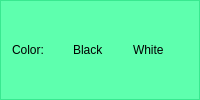
      <widget class="QFrame" name="frame_3">
       <property name="palette">
        <palette>
         <active>
          <colorrole role="WindowText">
           <brush brushstyle="SolidPattern">
            <color alpha="255">
             <red>0</red>
             <green>0</green>
             <blue>0</blue>
            </color>
           </brush>
          </colorrole>
          <colorrole role="Button">
           <brush brushstyle="SolidPattern">
            <color alpha="100">
             <red>0</red>
             <green>255</green>
             <blue>127</blue>
            </color>
           </brush>
          </colorrole>
          <colorrole role="Light">
           <brush brushstyle="SolidPattern">
            <color alpha="100">
             <red>127</red>
             <green>255</green>
             <blue>191</blue>
            </color>
           </brush>
          </colorrole>
          <colorrole role="Midlight">
           <brush brushstyle="SolidPattern">
            <color alpha="100">
             <red>63</red>
             <green>255</green>
             <blue>159</blue>
            </color>
           </brush>
          </colorrole>
          <colorrole role="Dark">
           <brush brushstyle="SolidPattern">
            <color alpha="100">
             <red>0</red>
             <green>127</green>
             <blue>63</blue>
            </color>
           </brush>
          </colorrole>
          <colorrole role="Mid">
           <brush brushstyle="SolidPattern">
            <color alpha="100">
             <red>0</red>
             <green>170</green>
             <blue>84</blue>
            </color>
           </brush>
          </colorrole>
          <colorrole role="Text">
           <brush brushstyle="SolidPattern">
            <color alpha="255">
             <red>0</red>
             <green>0</green>
             <blue>0</blue>
            </color>
           </brush>
          </colorrole>
          <colorrole role="BrightText">
           <brush brushstyle="SolidPattern">
            <color alpha="255">
             <red>255</red>
             <green>255</green>
             <blue>255</blue>
            </color>
           </brush>
          </colorrole>
          <colorrole role="ButtonText">
           <brush brushstyle="SolidPattern">
            <color alpha="255">
             <red>0</red>
             <green>0</green>
             <blue>0</blue>
            </color>
           </brush>
          </colorrole>
          <colorrole role="Base">
           <brush brushstyle="SolidPattern">
            <color alpha="255">
             <red>255</red>
             <green>255</green>
             <blue>255</blue>
            </color>
           </brush>
          </colorrole>
          <colorrole role="Window">
           <brush brushstyle="SolidPattern">
            <color alpha="100">
             <red>0</red>
             <green>255</green>
             <blue>127</blue>
            </color>
           </brush>
          </colorrole>
          <colorrole role="Shadow">
           <brush brushstyle="SolidPattern">
            <color alpha="255">
             <red>0</red>
             <green>0</green>
             <blue>0</blue>
            </color>
           </brush>
          </colorrole>
          <colorrole role="AlternateBase">
           <brush brushstyle="SolidPattern">
            <color alpha="177">
             <red>127</red>
             <green>255</green>
             <blue>191</blue>
            </color>
           </brush>
          </colorrole>
          <colorrole role="ToolTipBase">
           <brush brushstyle="SolidPattern">
            <color alpha="255">
             <red>255</red>
             <green>255</green>
             <blue>220</blue>
            </color>
           </brush>
          </colorrole>
          <colorrole role="ToolTipText">
           <brush brushstyle="SolidPattern">
            <color alpha="255">
             <red>0</red>
             <green>0</green>
             <blue>0</blue>
            </color>
           </brush>
          </colorrole>
          <colorrole role="PlaceholderText">
           <brush brushstyle="SolidPattern">
            <color alpha="128">
             <red>0</red>
             <green>0</green>
             <blue>0</blue>
            </color>
           </brush>
          </colorrole>
         </active>
         <inactive>
          <colorrole role="WindowText">
           <brush brushstyle="SolidPattern">
            <color alpha="255">
             <red>0</red>
             <green>0</green>
             <blue>0</blue>
            </color>
           </brush>
          </colorrole>
          <colorrole role="Button">
           <brush brushstyle="SolidPattern">
            <color alpha="100">
             <red>0</red>
             <green>255</green>
             <blue>127</blue>
            </color>
           </brush>
          </colorrole>
          <colorrole role="Light">
           <brush brushstyle="SolidPattern">
            <color alpha="100">
             <red>127</red>
             <green>255</green>
             <blue>191</blue>
            </color>
           </brush>
          </colorrole>
          <colorrole role="Midlight">
           <brush brushstyle="SolidPattern">
            <color alpha="100">
             <red>63</red>
             <green>255</green>
             <blue>159</blue>
            </color>
           </brush>
          </colorrole>
          <colorrole role="Dark">
           <brush brushstyle="SolidPattern">
            <color alpha="100">
             <red>0</red>
             <green>127</green>
             <blue>63</blue>
            </color>
           </brush>
          </colorrole>
          <colorrole role="Mid">
           <brush brushstyle="SolidPattern">
            <color alpha="100">
             <red>0</red>
             <green>170</green>
             <blue>84</blue>
            </color>
           </brush>
          </colorrole>
          <colorrole role="Text">
           <brush brushstyle="SolidPattern">
            <color alpha="255">
             <red>0</red>
             <green>0</green>
             <blue>0</blue>
            </color>
           </brush>
          </colorrole>
          <colorrole role="BrightText">
           <brush brushstyle="SolidPattern">
            <color alpha="255">
             <red>255</red>
             <green>255</green>
             <blue>255</blue>
            </color>
           </brush>
          </colorrole>
          <colorrole role="ButtonText">
           <brush brushstyle="SolidPattern">
            <color alpha="255">
             <red>0</red>
             <green>0</green>
             <blue>0</blue>
            </color>
           </brush>
          </colorrole>
          <colorrole role="Base">
           <brush brushstyle="SolidPattern">
            <color alpha="255">
             <red>255</red>
             <green>255</green>
             <blue>255</blue>
            </color>
           </brush>
          </colorrole>
          <colorrole role="Window">
           <brush brushstyle="SolidPattern">
            <color alpha="100">
             <red>0</red>
             <green>255</green>
             <blue>127</blue>
            </color>
           </brush>
          </colorrole>
          <colorrole role="Shadow">
           <brush brushstyle="SolidPattern">
            <color alpha="255">
             <red>0</red>
             <green>0</green>
             <blue>0</blue>
            </color>
           </brush>
          </colorrole>
          <colorrole role="AlternateBase">
           <brush brushstyle="SolidPattern">
            <color alpha="177">
             <red>127</red>
             <green>255</green>
             <blue>191</blue>
            </color>
           </brush>
          </colorrole>
          <colorrole role="ToolTipBase">
           <brush brushstyle="SolidPattern">
            <color alpha="255">
             <red>255</red>
             <green>255</green>
             <blue>220</blue>
            </color>
           </brush>
          </colorrole>
          <colorrole role="ToolTipText">
           <brush brushstyle="SolidPattern">
            <color alpha="255">
             <red>0</red>
             <green>0</green>
             <blue>0</blue>
            </color>
           </brush>
          </colorrole>
          <colorrole role="PlaceholderText">
           <brush brushstyle="SolidPattern">
            <color alpha="128">
             <red>0</red>
             <green>0</green>
             <blue>0</blue>
            </color>
           </brush>
          </colorrole>
         </inactive>
         <disabled>
          <colorrole role="WindowText">
           <brush brushstyle="SolidPattern">
            <color alpha="100">
             <red>0</red>
             <green>127</green>
             <blue>63</blue>
            </color>
           </brush>
          </colorrole>
          <colorrole role="Button">
           <brush brushstyle="SolidPattern">
            <color alpha="100">
             <red>0</red>
             <green>255</green>
             <blue>127</blue>
            </color>
           </brush>
          </colorrole>
          <colorrole role="Light">
           <brush brushstyle="SolidPattern">
            <color alpha="100">
             <red>127</red>
             <green>255</green>
             <blue>191</blue>
            </color>
           </brush>
          </colorrole>
          <colorrole role="Midlight">
           <brush brushstyle="SolidPattern">
            <color alpha="100">
             <red>63</red>
             <green>255</green>
             <blue>159</blue>
            </color>
           </brush>
          </colorrole>
          <colorrole role="Dark">
           <brush brushstyle="SolidPattern">
            <color alpha="100">
             <red>0</red>
             <green>127</green>
             <blue>63</blue>
            </color>
           </brush>
          </colorrole>
          <colorrole role="Mid">
           <brush brushstyle="SolidPattern">
            <color alpha="100">
             <red>0</red>
             <green>170</green>
             <blue>84</blue>
            </color>
           </brush>
          </colorrole>
          <colorrole role="Text">
           <brush brushstyle="SolidPattern">
            <color alpha="100">
             <red>0</red>
             <green>127</green>
             <blue>63</blue>
            </color>
           </brush>
          </colorrole>
          <colorrole role="BrightText">
           <brush brushstyle="SolidPattern">
            <color alpha="255">
             <red>255</red>
             <green>255</green>
             <blue>255</blue>
            </color>
           </brush>
          </colorrole>
          <colorrole role="ButtonText">
           <brush brushstyle="SolidPattern">
            <color alpha="100">
             <red>0</red>
             <green>127</green>
             <blue>63</blue>
            </color>
           </brush>
          </colorrole>
          <colorrole role="Base">
           <brush brushstyle="SolidPattern">
            <color alpha="100">
             <red>0</red>
             <green>255</green>
             <blue>127</blue>
            </color>
           </brush>
          </colorrole>
          <colorrole role="Window">
           <brush brushstyle="SolidPattern">
            <color alpha="100">
             <red>0</red>
             <green>255</green>
             <blue>127</blue>
            </color>
           </brush>
          </colorrole>
          <colorrole role="Shadow">
           <brush brushstyle="SolidPattern">
            <color alpha="255">
             <red>0</red>
             <green>0</green>
             <blue>0</blue>
            </color>
           </brush>
          </colorrole>
          <colorrole role="AlternateBase">
           <brush brushstyle="SolidPattern">
            <color alpha="100">
             <red>0</red>
             <green>255</green>
             <blue>127</blue>
            </color>
           </brush>
          </colorrole>
          <colorrole role="ToolTipBase">
           <brush brushstyle="SolidPattern">
            <color alpha="255">
             <red>255</red>
             <green>255</green>
             <blue>220</blue>
            </color>
           </brush>
          </colorrole>
          <colorrole role="ToolTipText">
           <brush brushstyle="SolidPattern">
            <color alpha="255">
             <red>0</red>
             <green>0</green>
             <blue>0</blue>
            </color>
           </brush>
          </colorrole>
          <colorrole role="PlaceholderText">
           <brush brushstyle="SolidPattern">
            <color alpha="128">
             <red>0</red>
             <green>0</green>
             <blue>0</blue>
            </color>
           </brush>
          </colorrole>
         </disabled>
        </palette>
       </property>
       <property name="autoFillBackground">
        <bool>true</bool>
       </property>
       <property name="frameShape">
        <enum>QFrame::StyledPanel</enum>
       </property>
       <property name="frameShadow">
        <enum>QFrame::Raised</enum>
       </property>
       <layout class="QHBoxLayout" name="horizontalLayout_2">
        <property name="topMargin">
         <number>0</number>
        </property>
        <property name="bottomMargin">
         <number>0</number>
        </property>
        <item>
         <widget class="QLabel" name="color_label">
          <property name="text">
           <string>Color:</string>
          </property>
         </widget>
        </item>
        <item>
         <widget class="QLabel" name="black_title">
          <property name="text">
           <string>Black</string>
          </property>
         </widget>
        </item>
        <item>
         <widget class="QLabel" name="white_title">
          <property name="text">
           <string>White</string>
          </property>
         </widget>
        </item>
       </layout>
      </widget>
